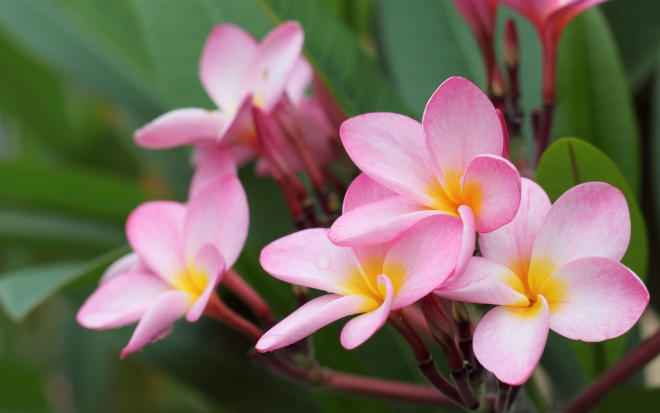
#> input picture images/beautiful_flower.jpg, 660 x 413 px
$ jupyter execute 3-1-advanced-image-process-o.ipynb
#> lines starting #> are read from the running program, lines starting #| are printed output that depends on the picture; after the words box and inside, x2 and y2 are one past the last pixel; in counts of white or black regions, pixels touching at a corner belong together; long printed decimals are rounded
# Advanced image processes

&copy; 李浩东 3190104890@zju.edu.cn

- Contour finding
- Contour approximation

# Threshold segmentation

### Steps for threshold segmentation

- The processing mainly consists of two steps
     - Determine segmentation threshold
     - Compare the segmentation threshold with the gray value of the pixel

### The principle of threshold segmentation

- If the grayscale interval of the image $f(x, y)$ is $[Z_{min}, Z_{max}]$, set a threshold $Z_t$ in this interval, and $Z_{min}\leqslant Z_t\leqslant Z_{max}$
- The new gray value of all pixels whose gray value is less than or equal to $Z_t$ in the image is $0$, and the new gray value of pixels greater than $Z_t$ is $1.0/255$
- That is, an output binary image $f_t(x, y)$ is constructed through such threshold segmentation:

$$
f_{t}(x, y)= \begin{cases}1 & f(x, y)>Z_{t} \\ 0 & f(x, y) \leqslant Z_{t}\end{cases}
$$

- The determination of the threshold $Z_t$ can simply select the average value of the maximum grayscale and the minimum grayscale of the image, or the average of all grayscale values, or the threshold can be determined by an ***iterative method***
    - Based on the idea of ***approximation***, the initial threshold is determined according to the statistical results of the gray histogram,
    - Use this threshold to segment the image into target and background, and take the mean of the grayscale averages of the two as the ***new*** threshold
    - Iterate through the loop until the threshold ***difference*** between the two loops is ***very small*** and the loop stops

# Contour extraction

- The method of ***hollowing out*** the interior points can be used to extract the contour of the binary image. The principle is as follows
     - Assuming that the background color is ***black*** and the target color is ***white***, if there is a pixel in the ***original*** image that is white, and its $8$ ***adjacent points*** are all ***white***, it can be determined that the point is an ***internal*** point, then delete the point, also it's just hollowing out the interior.

- In the binary image, it is assumed that the gray value of the background pixel is $0$, the gray value of the scene pixel is $1$, and the extraction rule of the boundary contour is
     - If the center pixel value is $0$ , regardless of the value of the remaining $8$ adjacent pixels, the center pixel value $0$ will be retained
     - If the center pixel value is $1$ , and the remaining $8$ adjacent pixel values are all $1$ , then change the center pixel value to $0$
     - All except the above, change the center pixel value to $1$

# Polygon approximation of contour

- When we find a contour for shape analysis, we usually need to use a polygon to approximate a contour, so that the number of vertices is reduced
- The `approxPolyDP` function of `OpenCV` can achieve this function
- The `approxPolyDP` function uses the `Douglas-Peucker` algorithm
     - First find the two farthest points from the contour and connect the two points
     - Find a point with the furthest distance from the off-line segment on the original contour, and add this point to the new contour after approximation
     - Then repeat the previous algorithm, iterating until the shortest distance from all points to the polygon is less than the specified precision

[cell 1]
import cv2
from matplotlib import pyplot as plt
import numpy as np
import matplotlib.colors as mat_color

img_bgr = cv2.imread("./images/beautiful_flower.jpg")
#> img_bgr is the input picture: shape (413, 660, 3); mean B, G, R 93, 106.5, 119
img_rgb = cv2.cvtColor(img_bgr, cv2.COLOR_BGR2RGB)
print(img_rgb.shape)
#| (413, 660, 3)
no_norm = mat_color.Normalize(vmin=0, vmax=255, clip=False)
plt.imshow(img_rgb, norm=no_norm)
img_gray = cv2.imread("./images/beautiful_flower.jpg", flags=0)
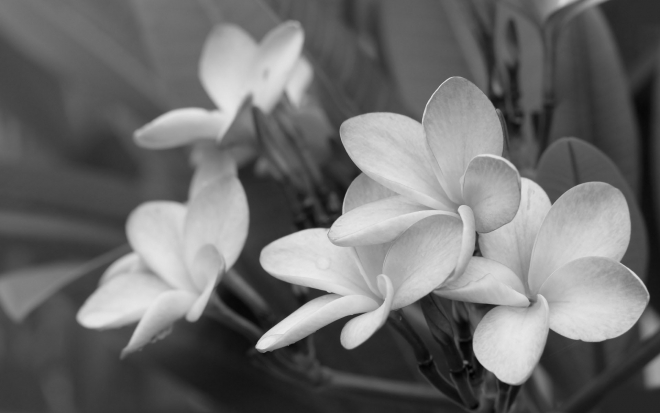
#> img_gray: shape (413, 660); min 1, max 235, mean 108.7

[cell 2]
print(img_gray.shape)
#| (413, 660)
plt.imshow(img_gray, "gray", norm=no_norm)

[cell 3]
ret, img_bin = cv2.threshold(img_gray, 127, 255, cv2.THRESH_BINARY)
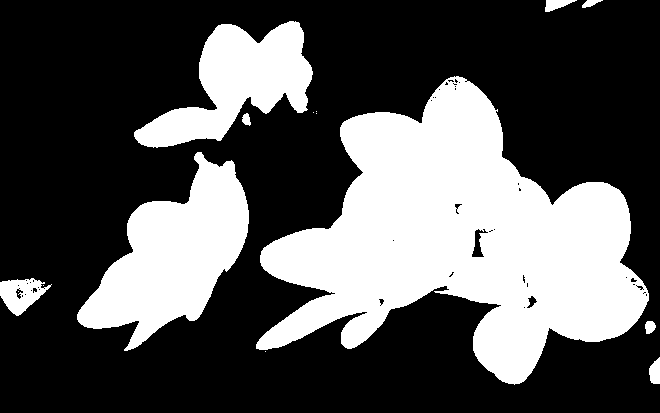
#> img_bin: shape (413, 660); 33.5% white; 15 white regions (6 under 20 px)
print(img_bin.shape)
#| (413, 660)
plt.imshow(img_bin, "gray", norm=no_norm)

[cell 4]
contours, hierarchy = cv2.findContours(img_bin, cv2.RETR_TREE, cv2.CHAIN_APPROX_SIMPLE)
#> contours = 67 contours, 50 with area under 20; largest, box (x1, y1, x2, y2) and area: (256, 76, 649, 385) 61655, (77, 152, 249, 351) 16426, (134, 21, 313, 148) 10570, (0, 278, 52, 316) 1101, (471, 228, 489, 258) 231
print("number of contours: " + str(len(contours)))
#| number of contours: 67
img_rgb_copy = np.copy(img_rgb)
img_con = cv2.drawContours(img_rgb_copy, contours, -1, (0,0,255), 5)
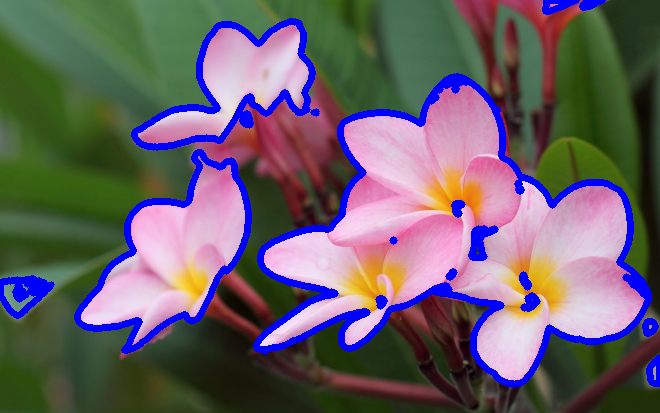
#> img_con: shape (413, 660, 3); mean R, G, B 105.1, 96.5, 103.8
plt.imshow(img_con, norm=no_norm)

[cell 5]
contours = sorted(contours, key=lambda x: len(x))
print("contours length ->", [len(contours[i]) for i in range(len(contours))])
#> (printed output is left out)
start_index = 0
for index, single_contour in enumerate(contours):
    if len(single_contour) >= 250:
        print("update start_index")
        start_index = index
        break
#> this loop made 65 passes
#> start_index on pass 65: 64
#> single_contour on passes 1 to 6: [[265, 351]], [[43, 285]], [[18, 291]], [[316, 113]], [[313, 112]], [[316, 111]]
#| update start_index
print("start index ->", start_index)
#| start index -> 64
print("number of contours: " + str(len(contours) - start_index))
#| number of contours: 3

[cell 6]
img_rgb_copy = np.copy(img_rgb)
img_con_new = cv2.drawContours(img_rgb_copy, contours[start_index:], -1, (0,0,255), 5)
plt.imshow(img_con_new, norm=no_norm)

[cell 7]
plt.figure(figsize=(12, 8))
plt.subplot(1, 2, 1)
plt.imshow(img_con, norm=no_norm)
plt.subplot(1, 2, 2)
plt.imshow(img_con_new, norm=no_norm)
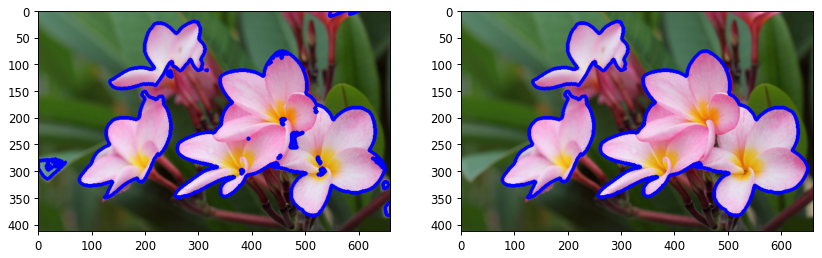
#> figure drawn by matplotlib, 2 panels

# Contour approximation

[cell 8]
img_rgb_copy = np.copy(img_con_new)
for i in range(len(contours) - start_index):
    x, y, w, h = cv2.boundingRect(contours[i + start_index])
    print("length ->",  cv2.arcLength(contours[i + start_index], True))
    cv2.rectangle(img_rgb_copy, (x, y), (x + w, y + h), (255, 0, 0), 3)
#> this loop made 3 passes
#> (x, y, w, h) on passes 1 to 3: (134, 21, 179, 127), (77, 152, 172, 199), (256, 76, 393, 309)
#| length -> 648.583
#| length -> 695.453
#| length -> 1702.955
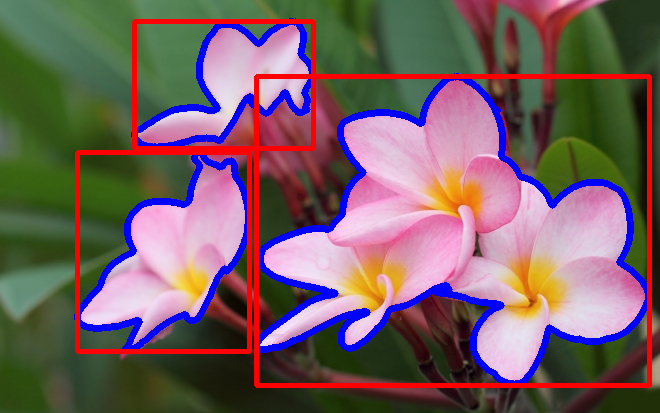
#> img_rgb_copy: shape (413, 660, 3); mean R, G, B 117.3, 95.3, 98
plt.imshow(img_rgb_copy, norm=no_norm)

[cell 9]
img_copy = np.copy(img_rgb_copy)
for i in range(len(contours) - start_index):
    rect = cv2.minAreaRect(contours[i + start_index])
    box = cv2.boxPoints(rect)
    box = np.int0(box)
    cv2.drawContours(img_copy, [box], 0, (0, 255, 0), 3)
#> this loop made 3 passes
#> (rect, box) on passes 1 to 3: (((218.1, 82.81), (193.5, 109.5), -18.85), [[144, 165], [108, 62], [291, 0], [327, 103]]), (((173.7, 252.7), (218, 113), -59.04), [[166, 375], [69, 317], [181, 130], [278, 188]]), (((461, 226.6), (297.5, 390.5), -82.18), [[634, 400], [247, 347], [287, 52], [674, 105]])
#> img_copy: shape (413, 660, 3); 4.51% of pixels changed, all inside (x1, y1, x2, y2) = (67, 0, 660, 403)
plt.imshow(img_copy, norm=no_norm)

[cell 10]
for i in range(len(contours) - start_index):
    (x, y), radius = cv2.minEnclosingCircle(contours[i + start_index])
    center, radius = (int(x), int(y)), int(radius)
    cv2.circle(img_copy, center, radius, (129, 216, 208), 3)
#> this loop made 3 passes
#> (x, y, radius, center) on passes 1 to 3: (217, 80.5, 100, (217, 80)), (158.5, 244.3, 111, (158, 244)), (446.4, 278.4, 202, (446, 278))
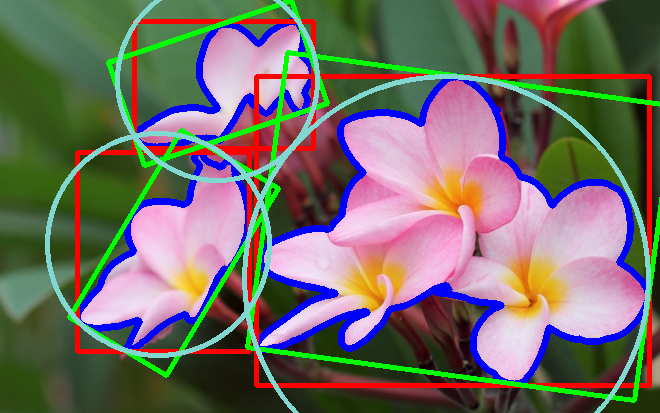
#> img_copy: shape (413, 660, 3); mean R, G, B 114.8, 108.6, 101.4
plt.imshow(img_copy, norm=no_norm)

[cell 11]
for i in range(len(contours) - start_index):
    ellipse = cv2.fitEllipse(contours[i + start_index])
    cv2.ellipse(img_copy, ellipse, (239, 73, 139), 3)
#> this loop made 3 passes
#> ellipse on passes 1 to 3: ((234.2, 82.66), (96.2, 189.9), 64.12), ((173.7, 254.5), (106.4, 212.7), 40.13), ((450.4, 238.9), (264.9, 367.4), 93.99)
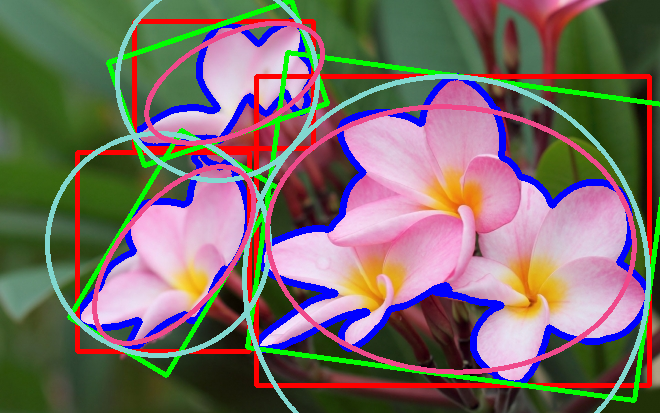
#> img_copy: shape (413, 660, 3); 3.6% of pixels changed, all inside (x1, y1, x2, y2) = (92, 21, 637, 375)
plt.imshow(img_copy, norm=no_norm)

[cell 12]
rows, cols = img_copy.shape[:2]
#> rows = 413; cols = 660
for i in range(len(contours) - start_index):
    [vx, vy, x, y] = cv2.fitLine(contours[i + start_index],
                                 cv2.DIST_L2, 0, 0.01, 0.01)
    lefty = int((-x * vy / vx) + y)
    righty = int(((cols - x) * vy / vx) + y)
    cv2.line(img_copy, (cols - 1, righty), (0, lefty), (251, 218, 65), 5)
#> this loop made 3 passes
#> (vx, vy, x, y, lefty, righty) on passes 1 to 3: ([0.888], [-0.46], [234.1], [91.4], 212, -129), ([0.574], [-0.819], [171.2], [262.7], 506, -433), ([0.998], [-0.069], [436.1], [257.6], 287, 242)
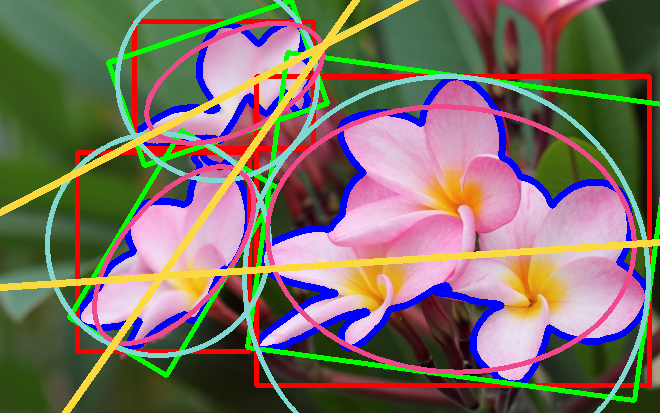
#> img_copy: shape (413, 660, 3); 4.16% of pixels changed, all inside (x1, y1, x2, y2) = (0, 0, 660, 413)
plt.imshow(img_copy, norm=no_norm)

### Polygon & Convex Hull contour approximation

- Below, in second image, green line shows the approximated curve for epsilon = 10% of arc length. Third image shows the same for epsilon = 1% of the arc length. Third argument specifies whether curve is closed or not
- ***Original***, ***epsilon = 10%***, ***epsilon = 1%***

[cell 13]
for i in range(len(contours) - start_index):
    epsilon = 0.005 * cv2.arcLength(contours[i + start_index], True)
    approx = cv2.approxPolyDP(contours[i + start_index], epsilon, True)
    cv2.drawContours(img_copy, approx, -1, (255,255,0), 10)
#> this loop made 3 passes
#> epsilon on passes 1 to 3: 3.24, 3.48, 8.51
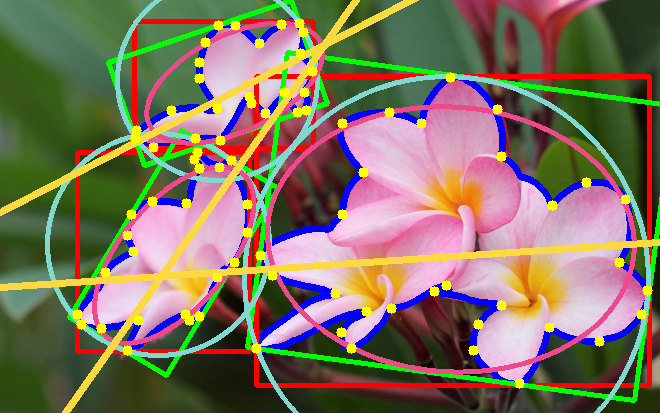
#> img_copy: shape (413, 660, 3); 2.3% of pixels changed, all inside (x1, y1, x2, y2) = (72, 18, 653, 389)
plt.imshow(img_copy, norm=no_norm)

- Generally speaking, convex curves are the curves which are always bulged out, or at-least flat. And if it is bulged inside, it is called convexity defects.
- For example, check the below image of hand. Red line shows the convex hull of hand. The double-sided arrow marks shows the convexity defects, which are the local maximum deviations of hull from contours.

[cell 14]
for i in range(len(contours) - start_index):
    hull = cv2.convexHull(contours[i + start_index])
    cv2.drawContours(img_copy, hull, -1, (0,0,0), 10)
#> this loop made 3 passes
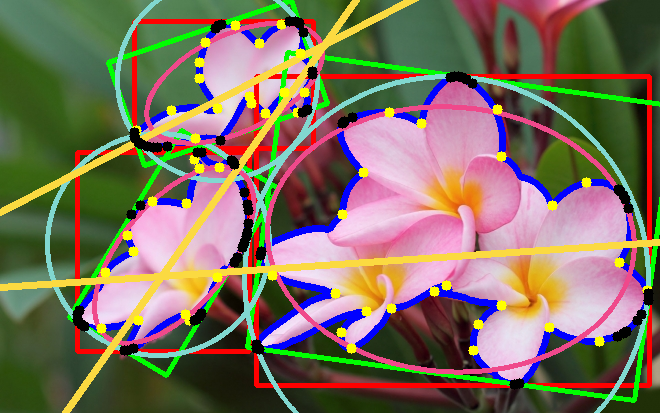
#> img_copy: shape (413, 660, 3); 1.68% of pixels changed, all inside (x1, y1, x2, y2) = (72, 16, 654, 390)
plt.imshow(img_copy, norm=no_norm)

$ run again, with images/cat.jpg copied over images/beautiful_flower.jpg
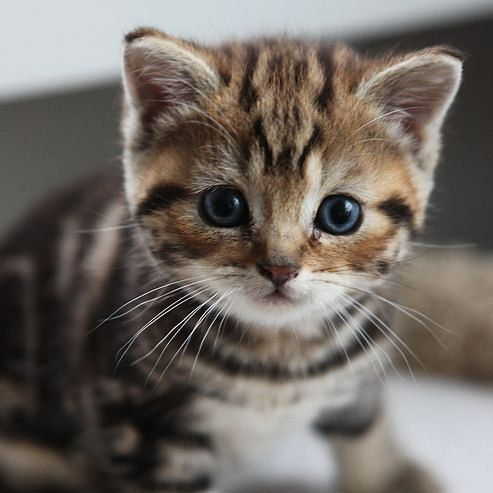
#> input picture images/cat.jpg, 493 x 493 px
#> img_bgr is the input picture: shape (493, 493, 3); mean B, G, R 98.5, 104.9, 112.5
#| (493, 493, 3)
#| (493, 493)
#> `ret, img_bin = cv2.threshold(img_gray, 127, 255, cv2.THRESH_BINARY)`:
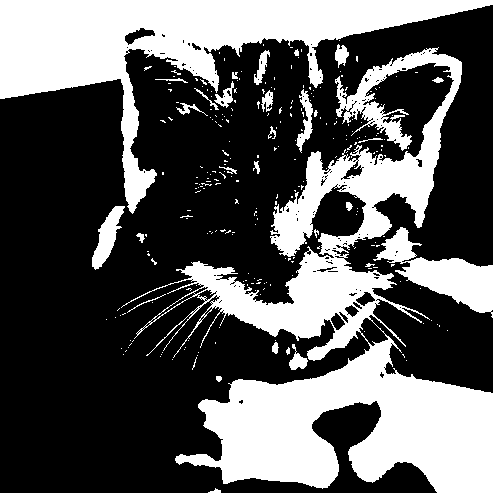
#> img_bin: shape (493, 493); 35.2% white; 264 white regions (235 under 20 px)
#| (493, 493)
#> contours = 493 contours, 452 with area under 20; largest, box (x1, y1, x2, y2) and area: (121, 47, 493, 493) 48887, (0, 0, 493, 214) 27185, (373, 227, 493, 318) 3802, (92, 206, 125, 270) 847, (358, 317, 389, 347) 448
#| number of contours: 493
#> (printed output is left out)
#> the loop `for index, single_contour in enumerate(contours):` made 491 passes
#> start_index on pass 491: 490
#> (printed output is left out)
#| start index -> 490
#| number of contours: 3
#> the loop `for i in range(len(contours) - start_index):` made 3 passes
#> (x, y, w, h) on passes 1 to 3: (373, 227, 120, 91), (0, 0, 493, 214), (121, 47, 372, 446)
#> (printed output is left out)
#> the loop `for i in range(len(contours) - start_index):` made 3 passes
#> (rect, box) on passes 1 to 3: (((440.9, 268.9), (48.54, 132.3), -66.11), [[491, 317], [370, 264], [390, 219], [511, 273]]), (((246, 106.5), (213, 492), -90), [[492, 213], [0, 213], [0, 0], [492, 0]]), (((300.4, 284.9), (361.4, 448.2), -5.35), [[141, 524], [99, 78], [459, 44], [501, 491]])
#> the loop `for i in range(len(contours) - start_index):` made 3 passes
#> (x, y, radius, center) on passes 1, 3: (435.2, 282.5, 66, (435, 282)), (352.4, 283.2, 251, (352, 283))
#> the loop `for i in range(len(contours) - start_index):` made 3 passes
#> ellipse on passes 1 to 3: ((445, 273.9), (46.04, 140.4), 116.7), ((892.4, 189.6), (338.9, 1598.8), 94.13), ((316.8, 277.3), (270.6, 400.3), 17.84)
#> the loop `for i in range(len(contours) - start_index):` made 3 passes
#> (vx, vy, x, y, lefty, righty) on passes 1 to 3: ([0.869], [0.495], [421.1], [266.2], 26, 307), ([0.944], [-0.33], [215.6], [80.26], 155, -16), ([0.475], [-0.88], [319.1], [256.4], 847, -65)
#> the loop `for i in range(len(contours) - start_index):` made 3 passes
#> epsilon on passes 1 to 3: 2.6, 9.01, 30.48
#> the loop `for i in range(len(contours) - start_index):` made 3 passes
#> after the loop `for i in range(len(contours) - start_index):`:
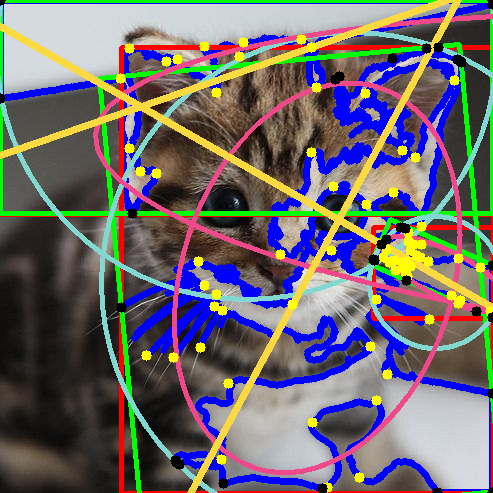
#> img_copy: shape (493, 493, 3); mean R, G, B 109.5, 104.4, 108.6
